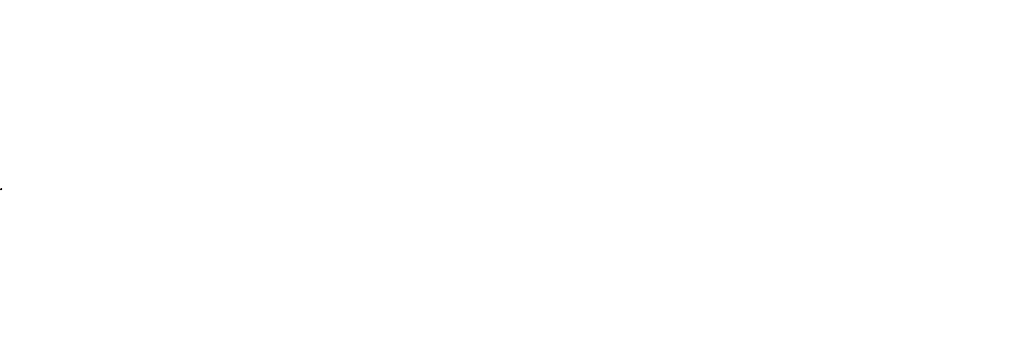
Frame 1 (no input)
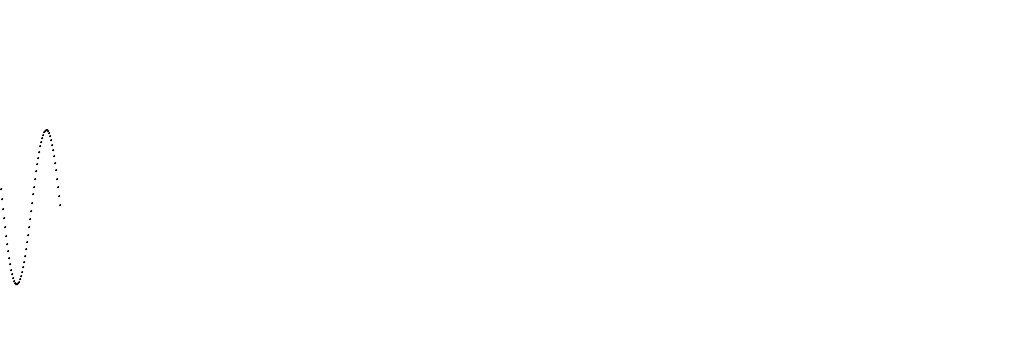
Frame 60 (the mouse pressed at the canvas centre just before this capture)
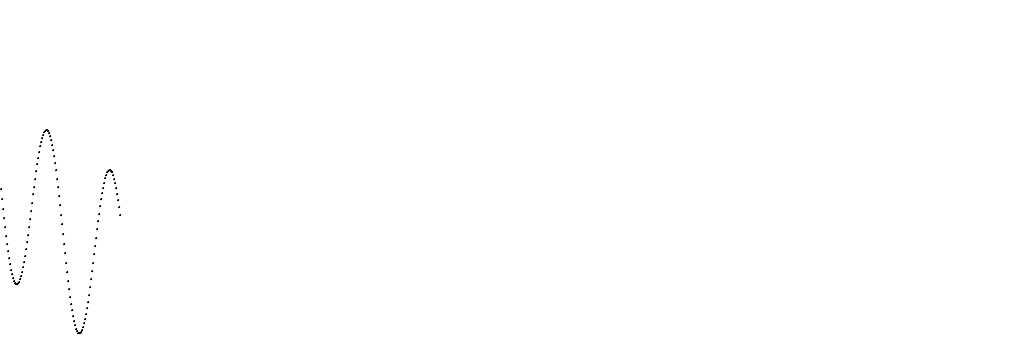
Frame 120 (the mouse held since frame 60 and released just before this capture)

The Processing sketch that drew these frames (run headless with seeded random() and noise(); from frame 60 on, the mouse is pressed at the canvas centre):

// Processing sketch: sin3
// ── sin3.pde
int index=0;
float radiants=0;
float radiants2=0;
int curvesSum = 0;
void setup()
{
  size(1024, 360);
  background(255);
}

void draw(){
  index++;
  radiants+=0.01;
  radiants2+=0.1;
  if(index==width)
  {
    index=0;
    background(255);
  }
  fill(255, 100,80);
  curvesSum=(int)( sin(radiants)*(height/2)+180 + sin(radiants2)*(height/2)+180);
  curvesSum/=2;
  ellipse(index,curvesSum,1,1);
 
}
